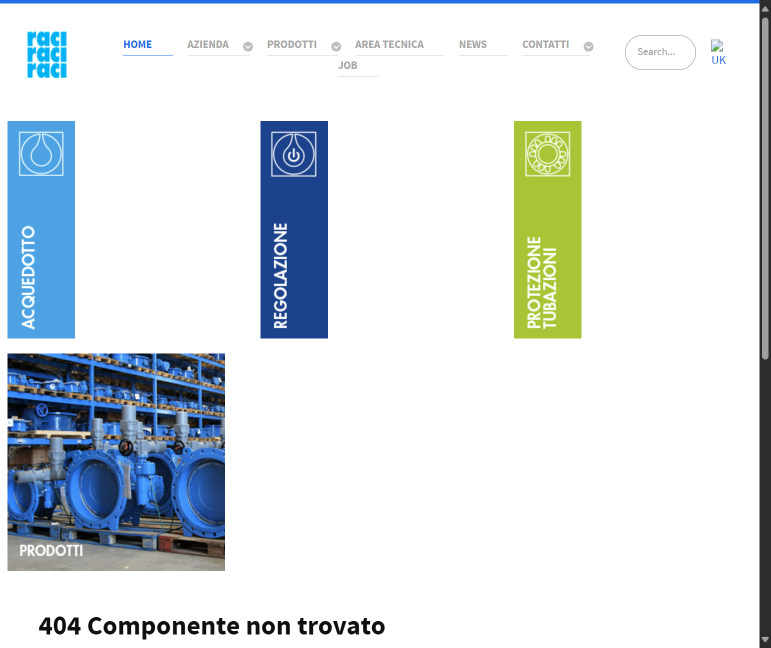
#> input picture dataset/clean/clean_0.png, 1542 x 1296 px, found by its file name (shown at 1/2 size); its folder holds only this picture in this run
$ python data_preprocessing.py
#> lines starting #> are read from the running program, lines starting #| are printed output that depends on the picture
import os
import cv2
import numpy as np
import pickle
import random
import sys
from sklearn.model_selection import train_test_split

# Đảm bảo sys.stdout sử dụng mã hóa UTF-8
sys.stdout.reconfigure(encoding='utf-8')

DATA_DIR = 'dataset/'
CATEGORIES = ['clean', 'defaced/defaced_type_1', 'defaced/defaced_type_2', 'defaced/defaced_type_3', 'defaced/defaced_type_4']  # Các loại trang web
IMG_SIZE = 224

def create_dataset():
    data = []
    for category in CATEGORIES:
        path = os.path.join(DATA_DIR, category)
        if not os.path.exists(path):  # Kiểm tra thư mục có tồn tại hay không
            print(f"Thư mục {category} không tồn tại.")
            continue

        class_label = CATEGORIES.index(category)
        for img_name in os.listdir(path):
            try:
                img_path = os.path.join(path, img_name)
                img_array = cv2.imread(img_path)
#> img_array is the input picture: shape (1296, 1542, 3); mean B, G, R 229.8, 225.5, 218.3

                # Kiểm tra xem hình ảnh có được đọc thành công không
                if img_array is None:
                    print(f"Lỗi khi đọc ảnh {img_path}")
                    continue

                resized_img = cv2.resize(img_array, (IMG_SIZE, IMG_SIZE))
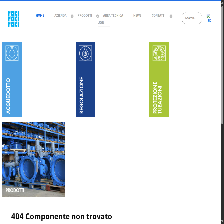
#> resized_img: shape (224, 224, 3); mean B, G, R 230.3, 226.3, 219.1
                data.append([resized_img, class_label])
            except Exception as e:
                print(f"Lỗi khi xử lý ảnh {img_name}: {e}")
#> pass 2 of the loop in create_dataset, `for category in CATEGORIES:`:
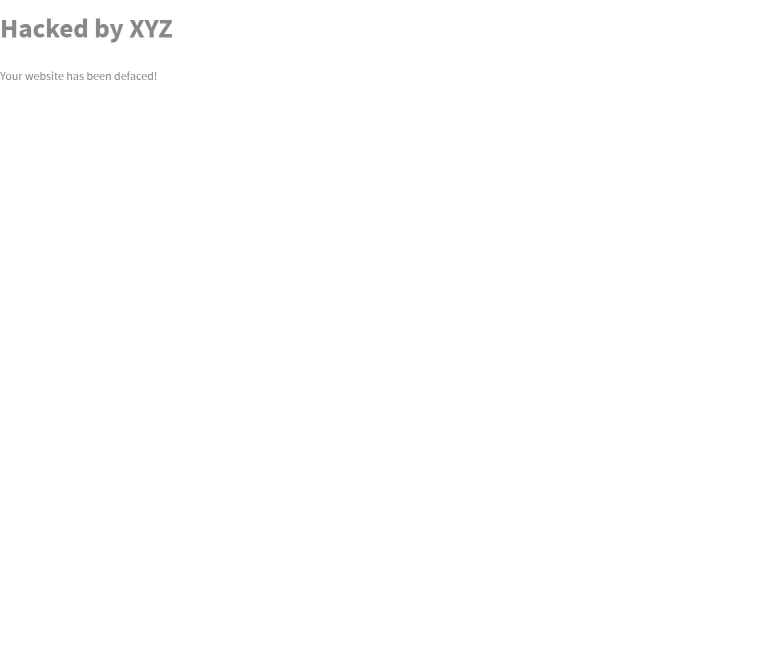
#> input picture dataset/defaced/defaced_type_1/defaced_0.png, 1542 x 1296 px, found by its file name (shown at 1/2 size)
#> in create_dataset, img_array is the input picture: shape (1296, 1542, 3); mean B, G, R 254.6, 254.6, 254.6
#> in create_dataset, `resized_img = cv2.resize(img_array, (IMG_SIZE, IMG_SIZE))`:
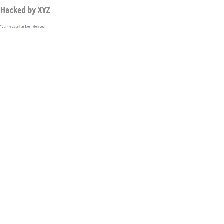
#> resized_img: shape (224, 224, 3); mean B, G, R 254.6, 254.6, 254.6
    return data

# Tạo dataset và lưu trữ
dataset = create_dataset()
print(f"Tổng số mẫu: {len(dataset)}")

# Nếu không có dữ liệu, thông báo lỗi
if len(dataset) == 0:
    print("Không có dữ liệu để huấn luyện.")
    sys.exit(1)

# Shuffle dữ liệu
random.shuffle(dataset)

# Tách features và labels
X = []
y = []

for features, label in dataset:
    X.append(features)
    y.append(label)

# Chuyển sang numpy array và chuẩn hóa
X = np.array(X).reshape(-1, IMG_SIZE, IMG_SIZE, 3) / 255.0
y = np.array(y)

# Tách dữ liệu thành train/test
X_train, X_test, y_train, y_test = train_test_split(X, y, test_size=0.2)

# Lưu dữ liệu đã tiền xử lý
try:
    os.makedirs('models', exist_ok=True)
    with open('models/X.pickle', 'wb') as f:
        pickle.dump(X, f)
    with open('models/y.pickle', 'wb') as f:
        pickle.dump(y, f)
    print("Dữ liệu đã được lưu vào tệp 'models/X.pickle' và 'models/y.pickle'.")
except Exception as e:
    print(f"Lỗi khi lưu tệp: {e}")
